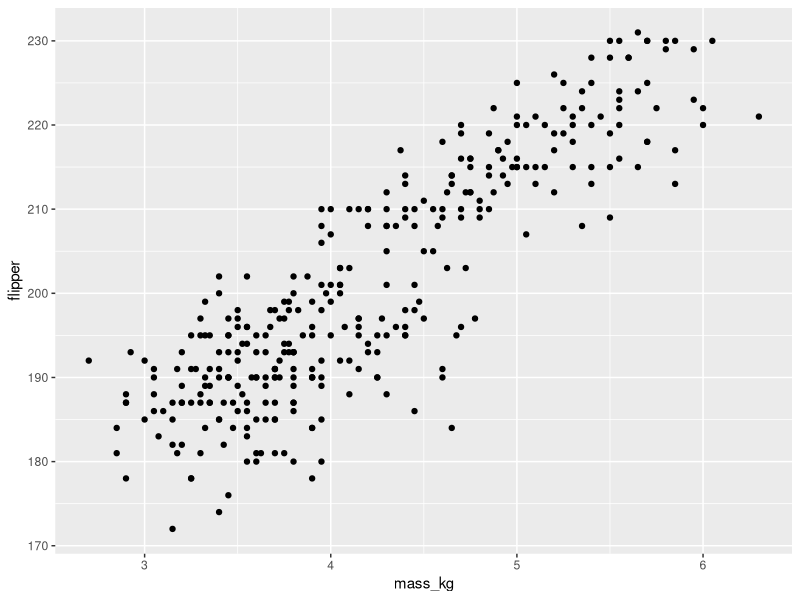
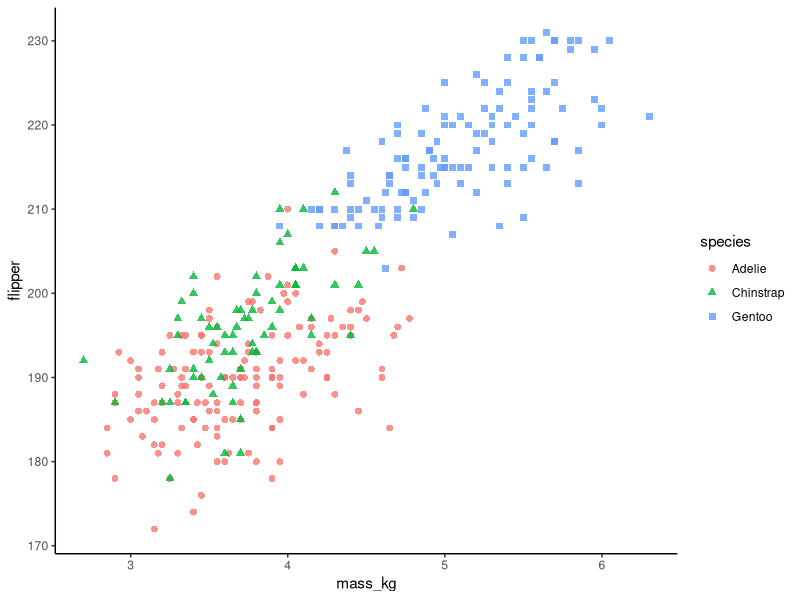
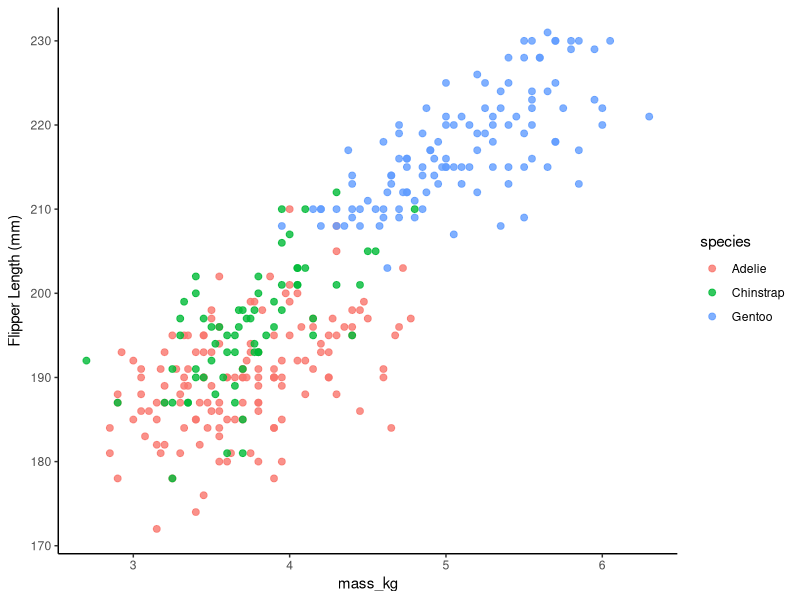
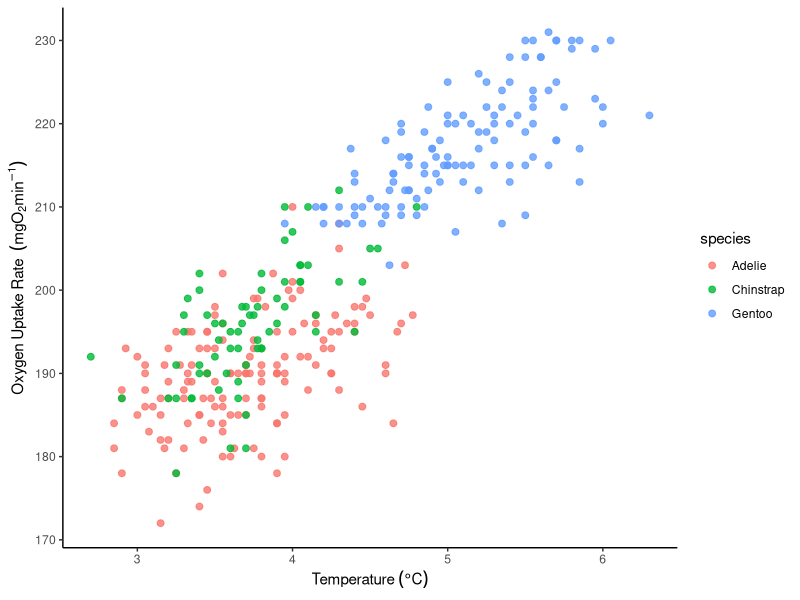
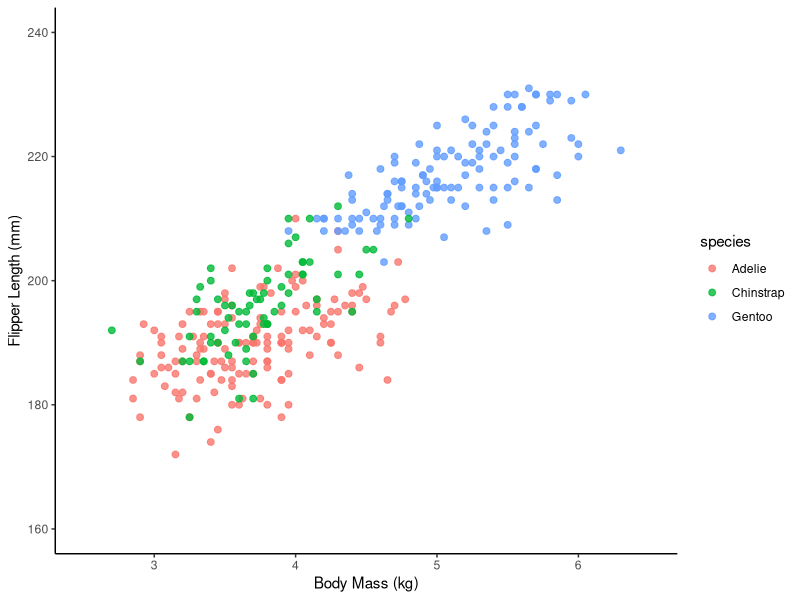
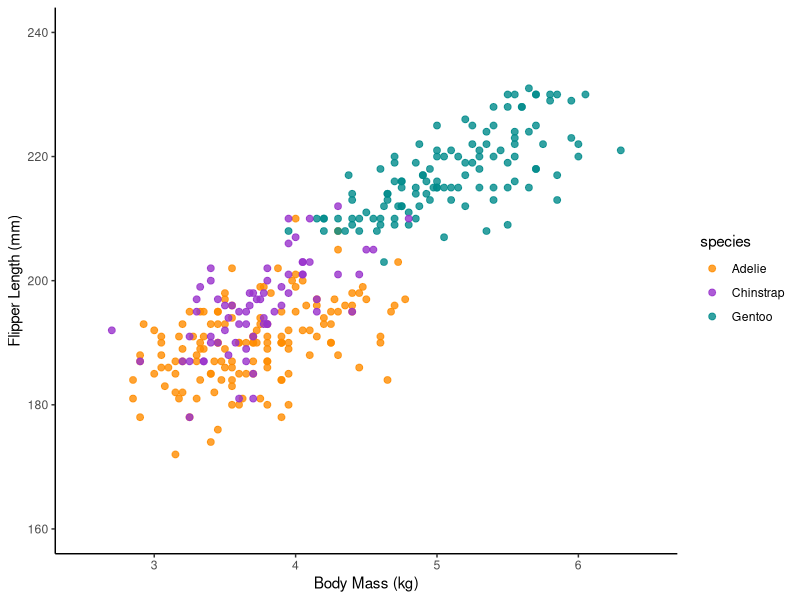
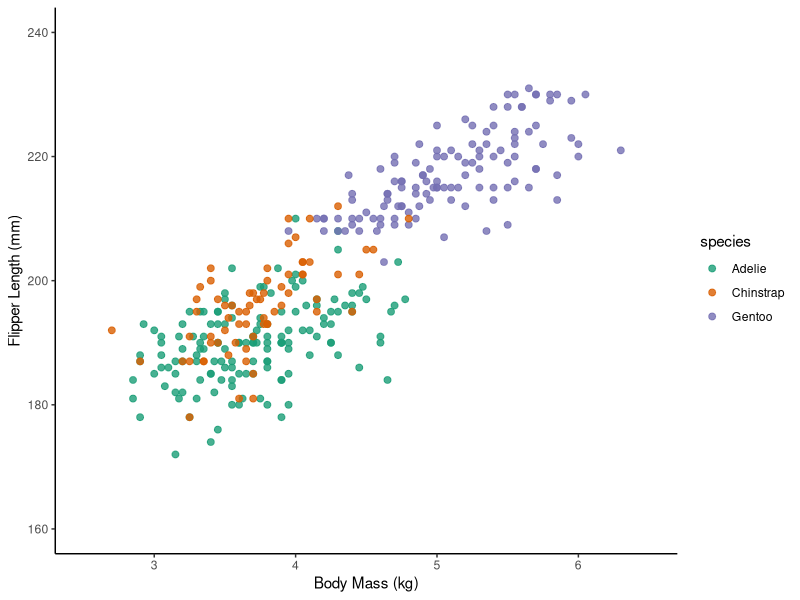
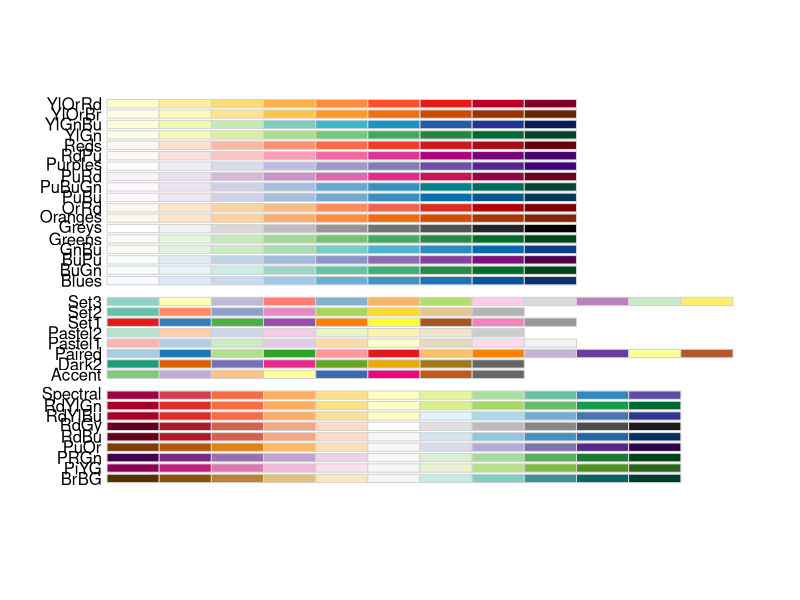

Write R code to recreate these figures, in order.
## ---- chunk 1
knitr::opts_chunk$set(echo = TRUE, warning = FALSE, message = FALSE)
## ---- chunk 2
 
library(tidyverse) 
library(palmerpenguins) #contains the penguin data!
library(RColorBrewer) #contains color palettes we can can call on
library(ggsci) #another color package, one of my favorites!
library(scales) #will use to view color scales and hex codes for ggsci palettes
library(ggpubr) #will use to add some statistical outputs to our plots
library(ggbeeswarm) #cool data viz to reduce overplotting
## ---- chunk 3

penguins <- palmerpenguins::penguins %>% 
  rename(flipper = flipper_length_mm, bill_length = bill_length_mm, bill_depth = bill_depth_mm) %>% 
  mutate(mass_kg = body_mass_g/1000, bill_ratio = bill_length/bill_depth) %>% 
  na.omit() 
  
## ---- chunk 4

ggplot(penguins, aes(x = mass_kg, y = flipper))+
  geom_point()

## ---- chunk 5
#1. Basic commands, theme changes
ggplot(penguins, aes(x = mass_kg, y = flipper, color = species, shape = species))+ 
  geom_point(alpha = 0.8, size = 2)+ #can change shape and stroke (shape outline size) here
  theme_classic() #show a couple other themes

#2. Axis labels
ggplot(penguins, aes(x = mass_kg, y = flipper, color = species))+ 
  geom_point(alpha = 0.8, size = 2)+
  theme_classic()+
  labs(y = expression("Flipper Length (mm)", x = "Body Mass (kg)")) #mention title and caption too

#3. Degrees, subscripts, and superscripts within labels 
ggplot(penguins, aes(x = mass_kg, y = flipper, color = species))+ 
  geom_point(alpha = 0.8, size = 2)+
  theme_classic()+
  labs(y = expression("Oxygen Uptake Rate  " (mg*O[2] * min^-1)), x = expression("Temperature " ( degree*C))) #example axis titles with subscripts, etc

#4. Axis scales and breaks
ggplot(penguins, aes(x = mass_kg, y = flipper, color = species))+ 
  geom_point(alpha = 0.8, size = 2)+
  theme_classic()+
  labs(y = "Flipper Length (mm)", x = "Body Mass (kg)")+
  scale_y_continuous(limits = c(160, 240), breaks = c(160, 180, 200, 220, 240))+
  scale_x_continuous(limits = c(2.5,6.5))

#5. Colors!! Part 1: R colors
ggplot(penguins, aes(x = mass_kg, y = flipper, color = species))+ 
  geom_point(alpha = 0.8, size = 2)+
  theme_classic()+
  labs(y = "Flipper Length (mm)", x = "Body Mass (kg)")+
  scale_y_continuous(limits = c(160, 240), breaks = c(160, 180, 200, 220, 240))+
  scale_x_continuous(limits = c(2.5,6.5))+
  scale_color_manual(values = c("darkorange", "darkorchid", "cyan4")) #See R colors cheatsheet for color names. Can also use color hex codes here! Match to powerpoint!

#6. Colors!! Part 2: RColorBrewer 
ggplot(penguins, aes(x = mass_kg, y = flipper, color = species))+ 
  geom_point(alpha = 0.8, size = 2)+
  theme_classic()+
  labs(y = "Flipper Length (mm)", x = "Body Mass (kg)")+
  scale_y_continuous(limits = c(160, 240), breaks = c(160, 180, 200, 220, 240))+
  scale_x_continuous(limits = c(2.5,6.5))+
  scale_color_brewer(palette = "Dark2") #see R color cheatseet for palette names OR:

display.brewer.all()
display.brewer.all(colorblindFriendly = T)

#7. Colors! Part 3: ggsci
ggplot(penguins, aes(x = mass_kg, y = flipper, color = species))+ 
  geom_point(alpha = 0.8, size = 2)+
  theme_classic()+
  labs(y = "Flipper Length (mm)", x = "Body Mass (kg)")+
  scale_y_continuous(limits = c(160, 240), breaks = c(160, 180, 200, 220, 240))+
  scale_x_continuous(limits = c(2.5,6.5))+
  scale_color_tron() #npg = nature publishing group. Also try jco, simpsons, futurama, tron. ALso see "material" 
 
#to view the whole palette and get hex codes, use the "scales" package: 

show_col(pal_npg("nrc")(12))
show_col(pal_futurama("planetexpress")(12))
show_col(pal_simpsons("springfield")(12))
show_col(pal_material("cyan")(10)) 

#8. Adding in regression lines with their corresponing equations, R-squared, and p-values
ggplot(penguins, aes(x = mass_kg, y = flipper, color = species))+ 
  geom_point(alpha = 0.8, size = 2)+
  theme_classic()+
  labs(y = "Flipper Length (mm)", x = "Body Mass (kg)")+
  scale_y_continuous(limits = c(160, 240), breaks = c(160, 180, 200, 220, 240))+
  scale_x_continuous(limits = c(2.5,6.5))+
  scale_color_manual(values = c("darkorange", "darkorchid", "cyan4"))+
  stat_smooth(method = "lm", se = FALSE, size = 1.5)+
  #stat_regline_equation(label.x = 4, show.legend = FALSE)+ #this will show the equations of the regression line
  stat_cor(show.legend = FALSE)


#9. Customizing font sizes using the all-powerful theme() function. Make sure this comes AFTER theme_classic, because you are modifying components of this theme
ggplot(penguins, aes(x = mass_kg, y = flipper, color = species))+ 
  geom_point(alpha = 0.8, size = 2)+
  theme_classic()+
  labs(y = "Flipper Length (mm)", x = "Body Mass (kg)")+
  scale_y_continuous(limits = c(160, 240), breaks = c(160, 180, 200, 220, 240))+
  scale_x_continuous(limits = c(2.5,6.5))+
  scale_color_manual(values = c("darkorange", "darkorchid", "cyan4"))+
  stat_smooth(method = "lm", se = FALSE, size = 1.5)+
  stat_cor(show.legend = FALSE)+
  theme(axis.text.y=element_text(size=20, color= 'black'), 
        axis.text.x=element_text(size=20, color= 'black'), 
        axis.line.y=element_line(color = 'black',size=0.5),
        axis.line.x=element_line(color = 'black',size=0.5),
        axis.ticks.y=element_line(size=0.5),
        axis.ticks.x=element_line(size=0),
        axis.line = element_line(colour = "black"),
        axis.title.y=element_text(size=20),
        axis.title.x=element_text(size=20),
        legend.text = element_text(size = 18),
        legend.title = element_blank())

#10 ggbeeswarm!
library(ggbeeswarm)
ggplot(penguins, aes(x = species, y = flipper, color = species))+ 
  geom_quasirandom(method = "frowney", dodge.width = 1, varwidth = TRUE,alpha = 0.8, size = 2)+ #varwidth adjusts width dynamically, dodge width reduces overplotting, frowney causes banding
  geom_beeswarm() + #alternative geom
  theme_classic()+
  labs(y = "Flipper Length (mm)", x = "Species")+
  scale_y_continuous(limits = c(160, 240), breaks = c(160, 180, 200, 220, 240))+
  scale_color_manual(values = c("darkorange", "darkorchid", "cyan4"))+
  theme(axis.text.y=element_text(size=20, color= 'black'), 
        axis.text.x=element_text(size=20, color= 'black'), 
        axis.line.y=element_line(color = 'black',size=0.5),
        axis.line.x=element_line(color = 'black',size=0.5),
        axis.ticks.y=element_line(size=0.5),
        axis.ticks.x=element_line(size=0),
        axis.line = element_line(colour = "black"),
        axis.title.y=element_text(size=20),
        axis.title.x=element_text(size=20),
        legend.text = element_text(size = 18),
        legend.title = element_blank())


## ---- chunk 6

ggplot(penguins, aes(x = species, y = mass_kg))+
  geom_boxplot()

## ---- chunk 7
#Option #1: open boxes, data points shown
ggplot(penguins, aes(x = species, y = mass_kg, color = sex))+
   geom_boxplot(width = 0.6, size = 1)+
  geom_point(position = position_dodge(0.6), size = 2, alpha = 0.6)+
  scale_color_manual(values = c("#EE6C00FF", "#00838EFF"),labels = c("Female", "Male"))+
  theme_classic()+
  scale_y_continuous(limits = c(2,6),breaks = c(2,3,4,5,6))+
  labs(x = "", y = "Mass (kg)")+
  theme(axis.text.y=element_text(size=20, color= 'black'), 
        axis.text.x=element_text(size=20, color= 'black'), 
        axis.line.y=element_line(color = 'black',size=0.5),
        axis.line.x=element_line(color = 'black',size=0.5),
        axis.ticks.y=element_line(size=0.5),
        axis.ticks.x=element_line(size=0),
        axis.line = element_line(colour = "black"),
        axis.title.y=element_text(size=20),
        axis.title.x=element_text(size=20),
        legend.text = element_text(size = 18),
        legend.title = element_blank())
 

#Option #2: filled boxes, no data points
ggplot(penguins, aes(x = species, y = mass_kg, fill = sex))+
   geom_boxplot(width = 0.6, size = 1)+
  theme_classic()+ 
  scale_fill_manual(values = c("#EE6C00FF", "#00838EFF"), labels = c("Female", "Male"))+
  scale_y_continuous(limits = c(2,6.5),breaks = c(2,3,4,5,6))+
  labs(y = "Mass (kg)", x = "")+
  stat_compare_means(method = "t.test", label = "p.format")+
  theme(axis.text.y=element_text(size=20, color= 'black'),
        axis.text.x=element_text(size=20, color= 'black'), 
        axis.line.y=element_line(color = 'black',size=0.5),
        axis.line.x=element_line(color = 'black',size=0.5),
        axis.ticks.y=element_line(size=0.5),
        axis.ticks.x=element_line(size=0),
        axis.line = element_line(colour = "black"),
        axis.title.y=element_text(size=20),
        axis.title.x=element_text(size=20),
        legend.text = element_text(size = 18),
        legend.title = element_blank())
        #legend.position = "top") or "none"
 

## ---- chunk 8

penguin_means <- penguins %>% 
  group_by(species, year) %>% 
  summarise(mean_mass = mean(mass_kg), mean_flipper= mean(flipper), mean_bill_length = mean(bill_length), sd_mass = sd(mass_kg), sem = sd_mass/sqrt(n()))

ggplot(penguin_means)+
  geom_line(aes(x = year, y = mean_mass, color = species), size =1)+
  geom_pointrange(aes(x = year, y = mean_mass, ymin = mean_mass - sem, ymax = mean_mass + sem, color = species), size = 1)+
  #geom_hline(yintercept = 4.5, linetype = "dashed")+ #if you want to add horizontal or vertical lines to indicate means or asymptotes
  #geom_vline(xintercept = 2008, color = "red")+
   theme_classic()+
  labs(y = "Body Mass (kg)", x = "Year Sampled")+
  scale_x_continuous(limits = c(2007, 2009), breaks = c(2007, 2008, 2009))+
  scale_color_manual(values = c("darkorange", "darkorchid", "cyan4"))+
  theme(axis.text.y=element_text(size=20, color= 'black'), 
        axis.text.x=element_text(size=20, color= 'black'), 
        axis.line.y=element_line(color = 'black',size=0.5),
        axis.line.x=element_line(color = 'black',size=0.5),
        axis.ticks.y=element_line(size=0.5),
        axis.ticks.x=element_line(size=0),
        axis.line = element_line(colour = "black"),
        axis.title.y=element_text(size=20),
        axis.title.x=element_text(size=20),
        legend.text = element_text(size = 18),
        legend.title = element_blank())
  
  
## ---- chunk 9
library(patchwork)

plot2 <- ggplot(penguins, aes(x = species, y = bill_ratio, fill = sex))+
  geom_boxplot()+
  theme_classic()+
 theme(legend.position = "none")

ggplot(penguins, aes(x = bill_length, y = bill_depth, color = species))+
  geom_point(alpha = 0.8, size = 2)+
  theme_classic()+
  scale_color_manual(values = c("darkorange", "darkorchid", "cyan4"))+
  stat_smooth(method = "lm", se = FALSE, size = 1.5)+
  inset_element(plot2, 0.6, 0.6, 1, 1, align_to = "full")

